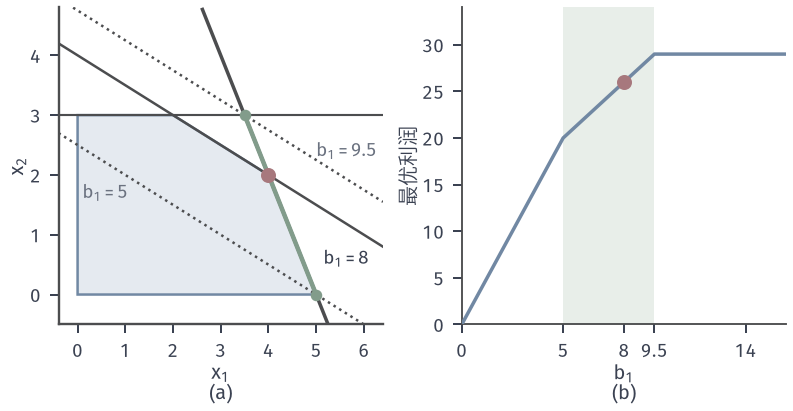

Write Python code to recreate this figure.
from pathlib import Path
import sys
sys.path.insert(0, str(Path(__file__).resolve().parents[1]/"simplex-common"))
from lp_plot import *

from simplex_core import simplex
from fractions import Fraction as F
A5=[[1,2,1,0,0],[2,1,0,1,0],[0,1,0,0,1]];c=[-4,-5,0,0,0]
fig,axs=figure(width_mm=112,height_mm=58,ncols=2)
xlim,ylim=(-.4,6.4),(-.5,4.8)
ax=axs[0]; A,b=with_sign(RES_A,RES_B); V=polygon(A,b); draw_region(ax,V)
draw_line(ax,RES_A[1],10,xlim,ylim,lw=1.4); draw_line(ax,RES_A[2],3,xlim,ylim)
for v,ls in [(5,':'),(8,'-'),(9.5,':')]: draw_line(ax,RES_A[0],v,xlim,ylim,ls=ls,lw=1.0)
ax.plot([5,3.5],[0,3],color=GREEN,lw=1.8,zorder=5)
ax.plot([5,3.5],[0,3],'o',color=GREEN,ms=3.6,zorder=6); opt_point(ax,(4,2))
ax.text(.1,1.6,'$b_1=5$',fontsize=7.5,color=MUTED)
ax.text(5.15,.5,'$b_1=8$',fontsize=7.5,color=INK);ax.text(5.0,2.3,'$b_1=9.5$',fontsize=7.5,color=MUTED)
setup(ax,xlim,ylim,range(0,7),range(0,5),label='(a)')
ax=axs[1]; G=[F(k,4) for k in range(0,65)]
vals=[]
for g in G:
    st,t,_=simplex(A5,[g,10,3],c,[3,4,5]); vals.append(-float(t[-1]['f']))
X=[float(g) for g in G]
ax.axvspan(5,9.5,facecolor=GREEN_FILL,edgecolor='none',zorder=0)
ax.plot(X,vals,color=BLUE,lw=1.4,zorder=3); opt_point(ax,(8,26))
ax.text(7.2,28.4,'',fontsize=7.5); ax.set_xlim(0,16);ax.set_ylim(0,34);ax.set_xticks([0,5,8,9.5,14]);ax.set_xticklabels(['0','5','8','9.5','14'])
ax.set_xlabel('$b_1$\n(b)',labelpad=1);ax.set_ylabel('最优利润',labelpad=1)
kink=[]
save(fig,Path(__file__).resolve().parent,'figure',{'range':[5,9.5],'values':dict(zip([str(g) for g in G[::8]],vals[::8]))})
print(list(zip(X[::4],vals[::4])))
